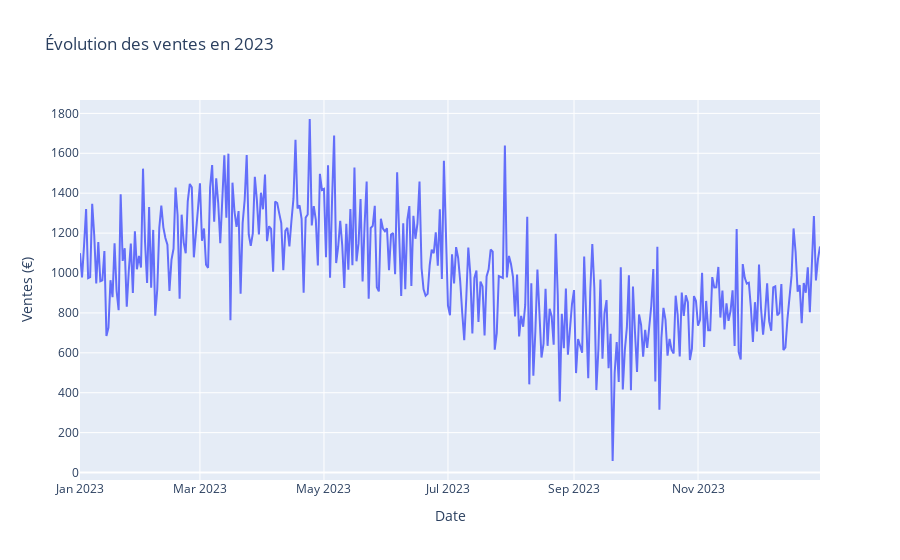

The code cell stored with this chart in its notebook:
### Markdown cell above
**Ce que vous devriez observer :**
- **Étroite** : Boîte courte (faible IQR), données concentrées autour de la médiane
- **Large** : Boîte haute (grand IQR), données très dispersées
- **Asymétrique** : Médiane décentrée, moustache supérieure plus longue
- **Avec outliers** : Points isolés au-delà des moustaches

---

## 📈 3. Séries temporelles

### 📌 À quoi ça sert ?
Les graphiques de séries temporelles montrent l'**évolution d'une variable dans le temps**. Ils permettent de :
- Identifier des tendances
- Détecter la saisonnalité
- Repérer des anomalies temporelles

### 🔍 Quand l'utiliser ?
- Pour analyser l'évolution temporelle
- Pour prévoir des tendances futures
- Pour comparer plusieurs séries temporelles

### 💻 Exemple simple avec Plotly

### Code cell
# Série temporelle simple
fig = px.line(df, 
              x='date', 
              y='ventes',
              title='Évolution des ventes en 2023',
              labels={'date': 'Date', 'ventes': 'Ventes (€)'})

fig.update_layout(
    hovermode='x unified',
    xaxis_title='Date',
    yaxis_title='Ventes (€)'
)

fig.show()

### Figure 1 — Plotly figure (JSON) as saved in the notebook; plotly's stock layout.template omitted (floating-point values rounded to 4 significant figures; data arrays with more than 128 entries replaced by an {"elided": "..."} marker saying what was removed)
{"data": [{"hovertemplate": "Date=%{x}<br>Ventes (€)=%{y}<extra></extra>", "legendgroup": "", "line": {"color": "#636efa", "dash": "solid"}, "marker": {"symbol": "circle"}, "mode": "lines", "name": "", "orientation": "v", "showlegend": false, "type": "scatter", "x": {"elided": "365 str values"}, "xaxis": "x", "y": {"elided": "365 float values"}, "yaxis": "y"}], "layout": {"hovermode": "x unified", "legend": {"tracegroupgap": 0}, "title": {"text": "Évolution des ventes en 2023"}, "xaxis": {"anchor": "y", "domain": [0, 1], "title": {"text": "Date"}}, "yaxis": {"anchor": "x", "domain": [0, 1], "title": {"text": "Ventes (€)"}}}}
